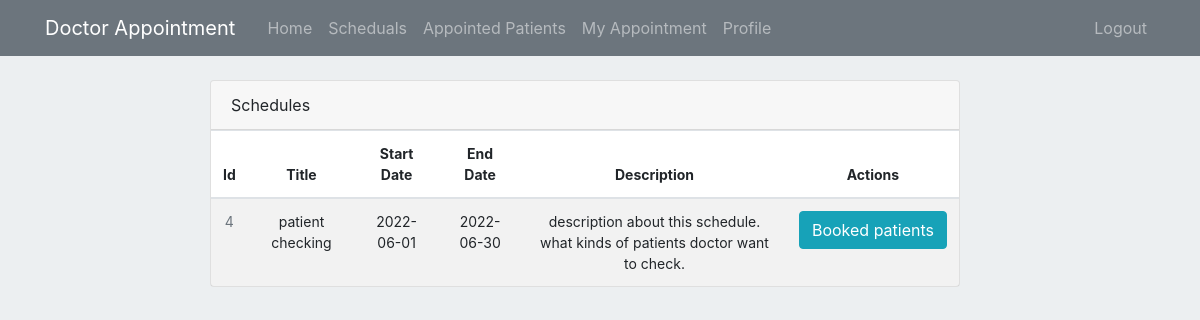
The page /doctor/schedule/list/2 (signed in) on the database its author committed.
### appointment/Models/ScheduleModel.py (models this page shows, shortened)
class Schedule(db.Model):
    __tablename__='Schedule'
    id = db.Column(db.Integer, primary_key=True)
    name = db.Column(db.String(100), nullable=False)
    doctor_id = db.Column(db.Integer, db.ForeignKey('user.id'))
    start_date = db.Column(db.Date(), default = datetime.now().date())
    end_date = db.Column(db.Date(), default = datetime.now().date())
    description = db.Column(db.Text())
    appointment = db.relationship('Appointment', backref='Schedule', lazy=True)

### appointment/routes.py (the view)
@app.route('/doctor/schedule/list/<int:id>')
@login_required
@doctor_required
def doctor_schedule(id):
    return render_template("/doctor_schedules.html", schedules=get_doctor_schedule(id))

### appointment/Models/UserModel.py (called while the page is built)
@login_manager.user_loader
def load_user(user_id):
    return User.query.get(int(user_id))

### appointment/privilege.py (called while the page is built)
def doctor_required(f):
    @wraps(f)
    def wrap(*args, **kwargs):
        if current_user and current_user.role == 2 :
            return f(*args, **kwargs)
        flash("Ooops login or your privilege is not satisfied", "info")
        return redirect(url_for('home'))
    return wrap

### appointment/queries.py (called while the page is built)
def get_doctor_schedule(id):
    return Schedule.query.filter(Schedule.doctor_id == id).all()

### appointment/templates/doctor_schedules.html
{% extends "layout/layout.html" %}
{% block content %}
{% include 'layout/home_header.html' %}
<div class="mt-8">
    <div class="row col-12">
        <div class="col-lg-8 offset-lg-2">
            <div class="main-card mb-3 card">
                <div class="card-header">Schedules </div>
                <div class="table-responsive">
                    <table class="align-middle mb-0 table table-borderless table-striped table-hover">
                        <thead>
                            <tr class="app-normal-font">
                                <th class="text-center">Id</th>
                                <th class="text-center">Title</th>
                                <th class="text-center">Start Date</th>
                                <th class="text-center">End Date</th>
                                <th class="text-center">Description</th>
                                <th class="text-center">Actions</th>
                            </tr>
                        </thead>
                        <tbody>
                            {% for schedule in schedules %}
                                <tr class="app-normal-font p-0">
                                    <td class="text-center text-muted">{{ schedule.id }}</td>
                                    <td class="text-center">{{schedule.name}}</td>
                                    <td class="text-center">
                                        <div class="widget-content p-0">
                                            {{schedule.start_date}}
                                        </div>
                                    </td>
                                    <td class="text-center">{{schedule.end_date}}</td>
                                    <td class="text-center td_description_max_width">{{schedule.description}}</td>
                                    <td class="text-center">
                                        <a href="{{ url_for('appointed_patient', id=schedule.id)}}" class="btn btn-info">
                                            Booked patients
                                        </a>
                                    </td>
                                </tr>
                            {% endfor %}
                        </tbody>
                    </table>
                </div>
            </div>
        </div>
    </div>
</div>
{% endblock %}

### appointment/static/style.css (style rules this page uses)
.mt-8 { margin-top: 80px; }
.p-0 { padding: 0 !important; }
.body-bg { background-color: #eceff1; }
.app-normal-font { font-size: 14px; }
.td_description_max_width { max-width: 450px; }

### rows shown on the page
Schedule: id "4", name "patient checking", start_date "2022-06-01", end_date "2022-06-30", description "description about this schedule. what kinds of patients doctor want to check."
